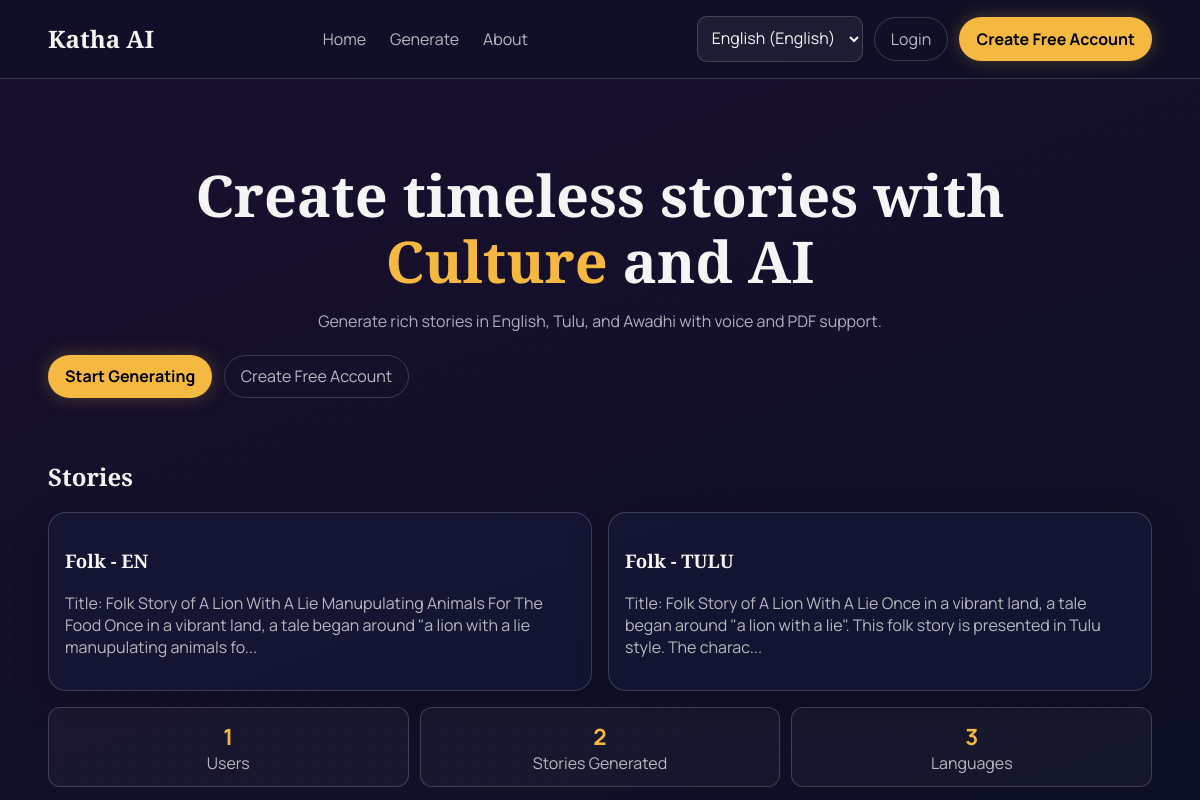
The page / on the database its author committed.
### app/models.py (models this page shows)
class Story(db.Model):
    __tablename__ = 'stories'
    id = db.Column(db.Integer, primary_key=True)
    user_id = db.Column(db.Integer, db.ForeignKey('users.id'), nullable=False)
    prompt = db.Column(db.Text, nullable=False)
    language = db.Column(db.String(20), nullable=False)
    genre = db.Column(db.String(30), nullable=False)
    length = db.Column(db.String(20), nullable=False)
    story_text = db.Column(db.Text, nullable=False)
    audio_file_path = db.Column(db.String(255), nullable=True)
    is_child_safe = db.Column(db.Boolean, nullable=False, default=False)
    created_at = db.Column(db.DateTime, nullable=False, default=datetime.utcnow)

### app/__init__.py (the view)
    @app.route('/')
    def home():
        total_users = User.query.count()
        total_stories = Story.query.count()
        recent_stories = Story.query.order_by(Story.created_at.desc()).limit(6).all()
        return render_template(
            'home.html',
            total_users=total_users,
            total_stories=total_stories,
            recent_stories=recent_stories
        )

### app/i18n.py (called while the page is built)
def tr(lang_code, key):
    language_map = TRANSLATIONS.get(lang_code, TRANSLATIONS['en'])
    return language_map.get(key, TRANSLATIONS['en'].get(key, key))

### app/utils.py (called while the page is built)
def get_site_language():
    lang = session.get('site_lang', 'en')
    return lang if lang in {'en', 'tulu', 'awadhi'} else 'en'

def t(key):
    return tr(get_site_language(), key)

### app/templates/home.html
{% extends 'base.html' %}
{% block content %}
<section class="hero center">
  <h1>
    {{ t('hero_title_before') }}
    <span class="highlight">{{ t('hero_title_highlight') }}</span>
    {{ t('hero_title_after') }}
  </h1>
  <p>{{ t('hero_subtitle') }}</p>
  <div class="actions">
    <a href="{{ url_for('story.generate') }}" class="btn btn-primary">{{ t('cta_generate') }}</a>
    {% if not current_user.is_authenticated %}
      <a href="{{ url_for('auth.signup') }}" class="btn btn-outline">{{ t('cta_signup') }}</a>
    {% endif %}
  </div>
</section>
<section class="stories-block">
  <h2>{{ t('stories_section') }}</h2>
  <div class="story-grid">
    {% for story in recent_stories %}
      <article class="card">
        <h3>{{ story.genre }} - {{ story.language|upper }}</h3>
        <p>{{ story.story_text[:160] }}...</p>
      </article>
    {% else %}
      <article class="card"><p>{{ t('no_stories') }}</p></article>
    {% endfor %}
  </div>
</section>
<section class="stats">
  <div><strong>{{ total_users }}</strong><span>{{ t('stats_users') }}</span></div>
  <div><strong>{{ total_stories }}</strong><span>{{ t('stats_stories') }}</span></div>
  <div><strong>3</strong><span>{{ t('stats_languages') }}</span></div>
</section>
{% endblock %}

### app/static/css/style.css (style rules this page uses)
:root { --bg-start: #1A0F2E; --bg-end: #0D1025; --accent-purple: #6B3FA0; --highlight-gold: #F5B942; --soft-gray: #B8B8C0; --heading-white: #F5F5F5; --panel: rgba(20, 24, 54, 0.72); --border: rgba(184, 184, 192, 0.25); }
* { box-sizing: border-box; }
body { margin: 0; font-family: 'Manrope', sans-serif; color: var(--soft-gray); background: linear-gradient(160deg, var(--bg-start), var(--bg-end)); min-height: 100vh; position: relative; }
h1, h2, h3 { font-family: 'Playfair Display', serif; color: var(--heading-white); }
.nav-links, .nav-auth, .actions { display: flex; gap: 0.7rem; align-items: center; }
.btn { border-radius: 999px; padding: 0.6rem 1rem; border: 1px solid transparent; cursor: pointer; text-decoration: none; display: inline-flex; align-items: center; justify-content: center; }
.btn-primary { background: var(--highlight-gold); color: #000; font-weight: 700; box-shadow: 0 0 18px rgba(245, 185, 66, 0.25); }
.btn-outline { border-color: var(--border); color: var(--soft-gray); background: transparent; }
.hero { text-align: center; padding: 4rem 0 2.6rem; }
.hero h1 { font-size: clamp(2rem, 4.8vw, 4rem); line-height: 1.15; max-width: 900px; margin: 0 auto 1rem; }
.highlight { color: var(--highlight-gold); }
.hero p { max-width: 760px; margin: 0 auto 1.4rem; color: color-mix(in srgb, var(--soft-gray) 92%, var(--accent-purple)); }
.page-card, .form-card, .output-card, .card { border: 1px solid var(--border); background: var(--panel); border-radius: 18px; padding: 1rem; box-shadow: 0 14px 35px rgba(6, 8, 18, 0.28); }
.story-grid { display: grid; grid-template-columns: repeat(auto-fit, minmax(260px, 1fr)); gap: 1rem; }
.stats { margin-top: 1rem; display: grid; grid-template-columns: repeat(3, 1fr); gap: 0.7rem; }
.stats > div { border: 1px solid var(--border); border-radius: 12px; background: rgba(255,255,255,0.03); padding: 0.8rem; text-align: center; }
.stats strong { display: block; color: var(--highlight-gold); font-size: 1.4rem; }
.center { text-align: center; }

### rows shown on the page
Story: genre "Folk", language "EN", story_text "Title: Folk Story of A Lion With A Lie Manupulating Animals For The Food Once in a vibrant land, a tale began around \"a lion with a lie manupulating animals fo"
Story: genre "Folk", language "TULU", story_text "Title: Folk Story of A Lion With A Lie Once in a vibrant land, a tale began around \"a lion with a lie\". This folk story is presented in Tulu style. The charac"

### other values the page prints
{{ t('app_name') }} "Katha AI"
{{ t('nav_home') }} "Home"
{{ t('nav_generate') }} "Generate"
{{ t('nav_about') }} "About"
{{ t('nav_login') }} "Login"
{{ t('nav_signup') }} "Create Free Account"
{{ t('hero_title_before') }} "Create timeless stories with"
{{ t('hero_title_highlight') }} "Culture"
{{ t('hero_title_after') }} "and AI"
{{ t('hero_subtitle') }} "Generate rich stories in English, Tulu, and Awadhi with voice and PDF support."
{{ t('cta_generate') }} "Start Generating"
{{ t('cta_signup') }} "Create Free Account"
{{ t('stories_section') }} "Stories"
{{ total_users }} "1"
{{ t('stats_users') }} "Users"
